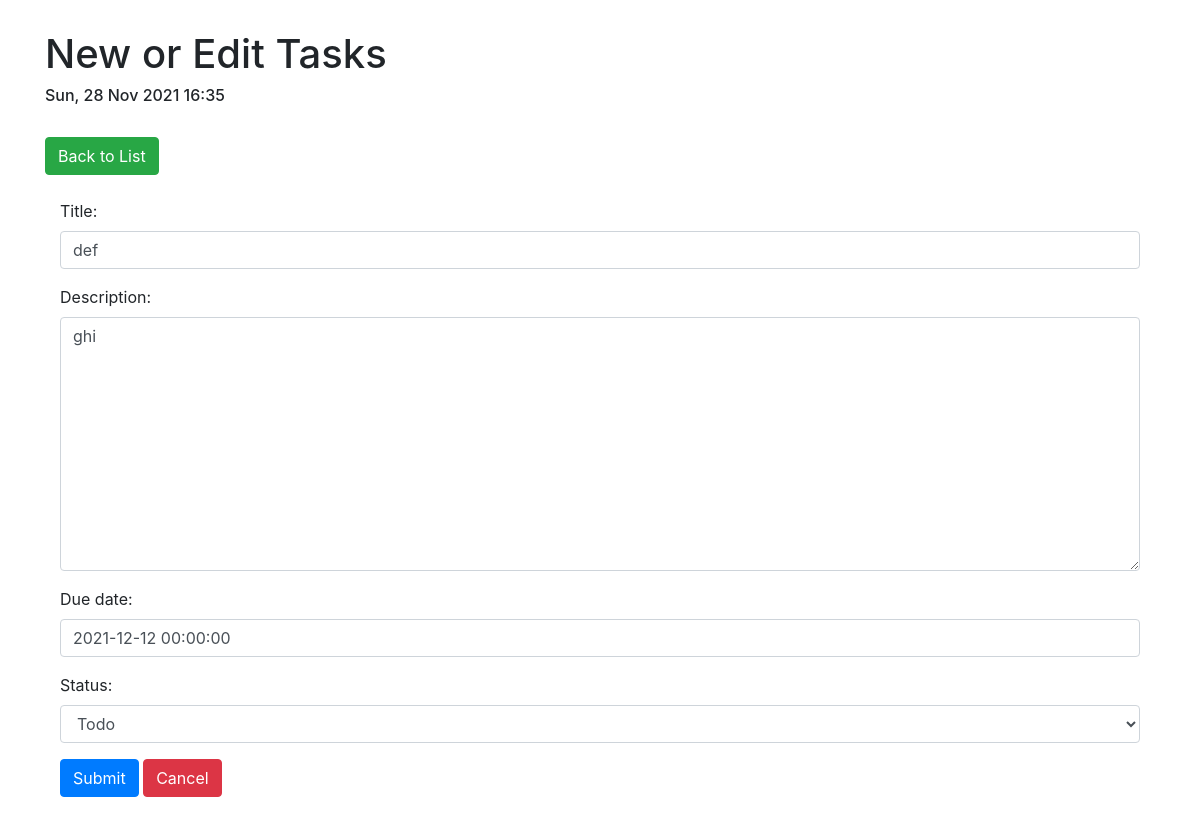
Page /task/edit/3 (signed in) on the committed database.
### task/models.py (models this page shows, shortened)
class Task(models.Model):
    class TaskStatus(models.TextChoices):
        TODO = 'todo', gettext_lazy('Todo')
        IN_PROGRESS = 'in_progress', gettext_lazy('In Progress')
        CLOSED = 'closed', gettext_lazy('Closed')
        CANCELED = 'canceled', gettext_lazy('Canceled')
    title = models.CharField(max_length=100)
    description = models.TextField()
    status = models.CharField(
        max_length=20,
        choices=TaskStatus.choices,
        default=TaskStatus.TODO,
    )
    created_at = models.DateTimeField(auto_now_add=True)
    updated_at = models.DateTimeField(auto_now=True)
    due_date = models.DateTimeField(null=True, blank=True)
    class Meta:
        db_table = 'tasks'

### task/views.py (the view)
# urls.py: path('edit/<int:task_id>', update_view, name='edit'),
@login_required
def update_view(request, task_id):
    try:
        tasks = Task.objects.get(pk=task_id)
    except Task.DoesNotExist:
        raise Http404("Task not found.")
    if request.method == 'POST':
        form = TaskForm(request.POST, instance=tasks)
        if form.is_valid():
            form.save()
            messages.success(request, f'Task {task_id} edited.')
            return redirect('task:index')
    else:
        form = TaskForm(instance=tasks)
    return render(request, 'forms.html', {'form': form})

### task/forms.py
class TaskForm(ModelForm):
    class Meta:
        model = Task
        fields = ('title', 'description', 'due_date', 'status')
        labels = {
            'title': gettext_lazy('Title'),
            'description': gettext_lazy('Description'),
            'status': gettext_lazy('Status'),
        }
        due_date = DateTimeField(
            label="Datetime format: Date/Month/Year Hour:Minute",
            input_formats=['%d/%m/%Y %H:%M'],
            label_suffix=" : ",
            widget=DateTimeInput(attrs={'class': 'datetimepicker'}),
            error_messages={'required': "This field is required."})
        error_messages = {
            'title': {
                'required': gettext_lazy("Title is required."),
            },
            'description': {
                'required': gettext_lazy("Description is required."),
            },
        }

### templates/forms.html (shortened to what this page needs)
{% extends "base.html" %}
{% load bootstrap4 %}
{% block content %}
    <body>
    <div class="container">
        <h1>New or Edit Tasks</h1>
        <h6 style="text-align: left">{% now "D, d M Y H:i" %}</h6> <br>
        <div>
            <a href="{% url 'task:index' %}" class="btn btn-success">Back to List</a>
        </div>
        <br>
        <div>
            {% load widget_tweaks %}
            <form method="post" class="container" action="" novalidate>
                {% for field in form.visible_fields %}
                    <div class="form-group">
                        {{ field.label_tag }}
                        {% if form.is_bound %}
                            {% if field.errors %}
                                {% render_field field class="form-control is-invalid" %}
                                {% for error in field.errors %}
                                    <div class="invalid-feedback">
                                        {{ error }}
                                    </div>
                                {% endfor %}
                            {% else %}
                                {% render_field field class="form-control is-valid" %}
                            {% endif %}
                        {% else %}
                            {% render_field field class="form-control" %}
                        {% endif %}
                    </div>
                {% endfor %}
                <button type="submit" class="btn btn-primary">Submit</button>
                <a href="{% url 'task:index' %}" class="btn btn-danger">Cancel</a>
            </form>
        </div>
    </div>
    </body>
{% endblock %}

### templates/forms.html (style rules this page uses)
body { margin-top: 30px; }

### rows in the picture
Task: title "def" "ghi" "2021-12-12 00:00:00" "Todo"

### other values in the picture
{{ field.label_tag }} "Title:" "Description:" "Due date:" "Status:"
